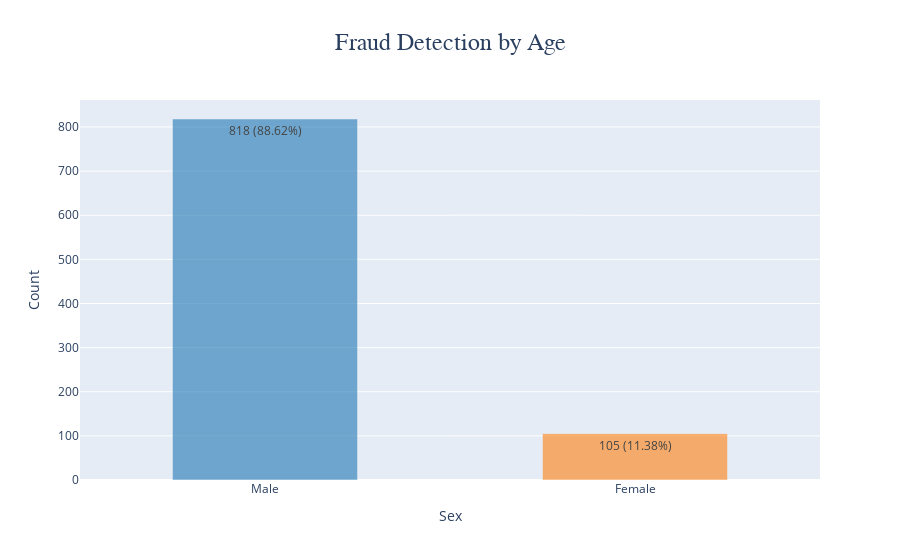

Notebook source saved alongside this figure:
### Code cell
df_fraud = data[data['FraudFound_P'] == 1]

fraud_counts_sex = df_fraud['Sex'].value_counts()
fraud_percentages_sex = (fraud_counts_sex / fraud_counts_sex.sum()) * 100
fraud_percentages_sex

# Bar Chart
fig = go.Figure()

fig.add_trace(go.Bar(x=fraud_counts_sex.index, y=fraud_counts_sex.values,
                    text=[f'{count} ({percentage:.2f}%)' for count, percentage in zip(fraud_counts_sex.values, fraud_percentages_sex)],
                    textposition='auto', marker_color=['rgba(31, 119, 180, 0.6)', 'rgba(255, 127, 14, 0.6)'], width=0.5))

fig.update_layout(
    title={
        'text': 'Fraud Detection by Age',
        'x':0.5,
        'font': {'family': "Arial, sans-serif", 'size': 24}
    })

fig.update_layout(
    xaxis=dict(title='Sex'),
    yaxis=dict(title='Count'),
    showlegend=False)

fig.show()

### Figure 1 — Plotly figure (JSON) as saved in the notebook; plotly's stock layout.template omitted (floating-point values rounded to 4 significant figures)
{"data": [{"marker": {"color": ["rgba(31, 119, 180, 0.6)", "rgba(255, 127, 14, 0.6)"]}, "text": ["818 (88.62%)", "105 (11.38%)"], "textposition": "auto", "type": "bar", "width": 0.5, "x": ["Male", "Female"], "y": [818, 105]}], "layout": {"showlegend": false, "title": {"font": {"family": "Arial, sans-serif", "size": 24}, "text": "Fraud Detection by Age", "x": 0.5}, "xaxis": {"title": {"text": "Sex"}}, "yaxis": {"title": {"text": "Count"}}}}
